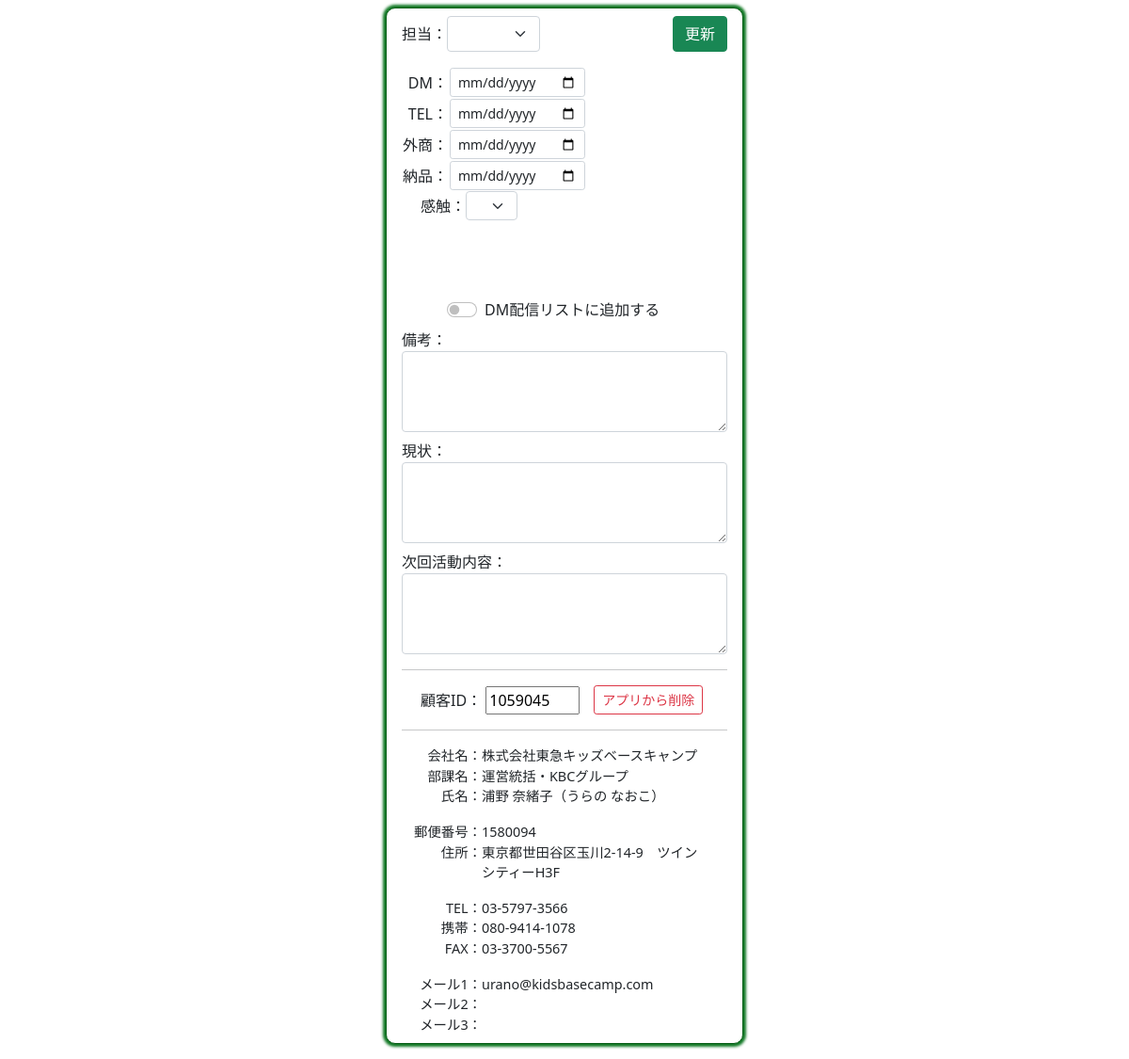
Screenshot of /right/2573/ with the database file from the repository.
### houjin/models.py (models this page shows, shortened)
class Customer(models.Model):
    cus_id=models.CharField("顧客ID",max_length=10,null=True,blank=True)
    sei=models.CharField("姓",max_length=10,null=True,blank=True)
    mei=models.CharField("名",max_length=10,null=True,blank=True)
    sei_kana=models.CharField("姓かな",max_length=10,null=True,blank=True)
    mei_kana=models.CharField("名かな",max_length=10,null=True,blank=True)
    mail1=models.EmailField("メール1",null=True,blank=True)
    mail2=models.EmailField("メール2",null=True,blank=True)
    mail3=models.EmailField("メール3",null=True,blank=True)
    yubin=models.CharField("郵便番号",max_length=10,null=True,blank=True)
    adress=models.CharField("住所",max_length=100,null=True,blank=True)
    pref=models.CharField("都道府県",max_length=10,null=True,blank=True)
    city=models.CharField("市区町村",max_length=50,null=True,blank=True)
    banchi=models.CharField("番地",max_length=50,null=True,blank=True)
    build=models.CharField("建物",max_length=50,null=True,blank=True)
    com=models.CharField("会社",max_length=50,null=True,blank=True)
    busho=models.CharField("部署",max_length=50,null=True,blank=True)
    tel=models.CharField("電話",max_length=20,null=True,blank=True)
    mob=models.CharField("携帯",max_length=20,null=True,blank=True)
    fax=models.CharField("FAX",max_length=20,null=True,blank=True)
    toroku=models.CharField("登録日",max_length=10,null=True,blank=True)
    kensu=models.IntegerField("件数",null=True,blank=True)
    money=models.IntegerField("金額",null=True,blank=True)
    tantou=models.IntegerField("担当",default=0)
    dm_day=models.CharField("DM",max_length=10,blank=True,default="")
    tel_day=models.CharField("TEL",max_length=10,blank=True,default="")
    gaisho_day=models.CharField("外商",max_length=10,blank=True,default="")
    nouhin_day=models.CharField("納品",max_length=10,blank=True,default="")
    dm_check=models.BooleanField("DMリスト",default=False)
    kanshoku=models.IntegerField("感触",default=0)
    bikou=models.TextField("備考",blank=True,default="")
    bikou2=models.TextField("備考2",blank=True,default="")
    bikou3=models.TextField("備考3",blank=True,default="")

### houjin/views.py (the view)
# urls.py: path('right/<int:pk>/', right1, name="right1"),
def right1(request,pk):
    if request.method=="POST":
        ins=Customer.objects.get(pk=pk)
        form=Right_form(request.POST,instance=ins)
        form.save()
        return redirect("houjin:left")
    else:
        ins=Customer.objects.get(pk=pk)
        cus=Customer.objects.filter(pk=pk)
        form=Right_form(instance=ins)
        sell=Sell.objects.filter(sell_cus_id = ins.cus_id).order_by("sell_mon")
        return render(request,"houjin/right.html",{"form":form,"cus":cus,"sell":sell})

### houjin/templates/houjin/right.html (shortened to what this page needs)
{% load humanize %}
{% load static %}
<!DOCTYPE html>
<html lang="ja">
<head>
    <link href="https://cdn.jsdelivr.net/npm/bootstrap@5.0.2/dist/css/bootstrap.min.css" rel="stylesheet">
</head>
<body>
    <div class="main mb-4">
        <div>
            <form action="" method="post" target="ifr1">{% csrf_token %}
                <div class="class1">
                    <div class="class1" style="width: 50%;" align="left">
                        <div>担当：</div>
                        <div>{{form.tantou}}</div>
                    </div>
                    <div style="width: 50%;" align="right" >
                        <button type="submit" class="btn btn-success">更新</button>
                    </div>
                </div>
                <div class="data mt-3">
                    <div>
                        <table>
                            <tr>
                                <td style="text-align: right;">DM：</td>
                                <td>{{form.dm_day}}</td>
                            </tr>
                            <tr>
                                <td style="text-align: right;">TEL：</td>
                                <td>{{form.tel_day}}</td>
                            </tr>
                            <tr>
                                <td>外商：</td>
                                <td>{{form.gaisho_day}}</td>
                            </tr>
                            <tr>
                                <td>納品：</td>
                                <td>{{form.nouhin_day}}</td>
                            </tr>
                        </table>
                    </div>
                    <div style="margin-left: 20px;">
                        <div class="class1">
                            <div>感触：</div>
                            <div>{{form.kanshoku}}</div>
                        </div>
                        <div class="kanshoku_detail class1" id="kanshoku_detail" style="font-size: 90%; padding: 0.2em;">
                        </div>
                    </div>
                </div>
                <div class="form-check form-switch mt-3" style="margin-left: 3em;">
                    {{form.dm_check}}
                    <label class="form-check-label" for="dm_send">DM配信リストに追加する</label>
                </div>
                <div class="mt-2" >
                    <div>備考：</div>
                    <div>{{form.bikou}}</div>
                </div>
                <div class="mt-2" >
                    <div>現状：</div>
                    <div>{{form.bikou2}}</div>
                </div>
                <div class="mt-2" >
                    <div>次回活動内容：</div>
                    <div>{{form.bikou3}}</div>
                </div>
            </form>
        </div>
        {% for i in cus %}
            <hr>
            <form action="{% url 'houjin:delete' %}" method="post" target="_top">{% csrf_token %}
                <div class="class1 mt-3">
                    <div style="margin-left: 20px;">
                        <label for="cus_id">顧客ID：</label>
                        <input type="text" name="cus_id" id="cus_id" value="{{i.cus_id}}" style="width: 100px;" readonly>
                    </div>
                    <div style="margin-left: 15px;">
                        <button type="submit" class="btn btn-outline-danger btn-sm" onclick="return confirm('本当に削除しますか？')">アプリから削除</button>
                    </div>
                </div>
            </form>
            <hr>
            <div style="font-size: 0.9em;">
                <div class="data">
                    <div class="name">会社名：</div>
                    {% if i.com %}
                        <div class="data-code">{{i.com}}</div>
                    {% endif %}
                </div>
                <div class="data">
                    <div class="name">部課名：</div>
                    {% if i.com %}
                    <div class="data-code">{{i.busho}}</div>
                    {% endif %}
                </div>
                <div class="data">
                    <div class="name">氏名：</div>
                    {% if i.com %}
                    <div class="data-code">{{i.sei}} {{i.mei}}（{{i.sei_kana}} {{i.mei_kana}}）</div>
                    {% endif %}
                </div>
                <div class="data mt-3">
                    <div class="name">郵便番号：</div>
                    {% if i.com %}
                        <div class="data-code">{{i.yubin}}</div>
                    {% endif %}
                </div>
                <div class="data">
                    <div class="name">住所：</div>
                    {% if i.com %}
                        <div class="data-code">{{i.pref}}{{i.city}}{{i.banchi}}{{i.build}}</div>
                    {% endif %}
                </div>
                <div class="data mt-3">
                    <div class="name">TEL：</div>
                    {% if i.com %}
                        <div class="data-code">{{i.tel}}</div>
                    {% endif %}
                </div>
                <div class="data">
                    <div class="name">携帯：</div>
                    {% if i.com %}
                        <div class="data-code">{{i.mob}}</div>
                    {% endif %}
                </div>
                <div class="data">
                    <div class="name">FAX：</div>
                    {% if i.com %}
                        <div class="data-code">{{i.fax}}</div>
                    {% endif %}
                </div>
                <div class="data mt-3">
                    <div class="name">メール1：</div>
                    {% if i.com %}
                        <div class="data-code">{{i.mail1}}</div>
                    {% endif %}
                </div>
                <div class="data">
                    <div class="name">メール2：</div>
                    {% if i.com %}
                        <div class="data-code">{{i.mail2}}</div>
                    {% endif %}
                </div>
                <div class="data">
                    <div class="name">メール3：</div>
                    {% if i.com %}
                        <div class="data-code">{{i.mail3}}</div>
                    {% endif %}
                </div>
            </div>
        {% endfor %}
    </div>
</body>
</html>

### houjin/templates/houjin/right.html (style rules this page uses)
.class1 { display: flex; flex-direction: row; align-items: center; }
.main { padding: 0.5em 1em; margin: 0 auto; margin-top: 0.5em; background: #FFF; border: solid 1px #0b5f1a; border-radius: 10px; box-shadow: 0 1px 1px rgba(0, 0, 0, 0.22); width: 380px; box-shadow: 0 0 3px 3px #0e7722; }
.data { display: flex; flex-wrap: wrap; }
.name { width: 85px; text-align: right; }
.data-code { width: calc(340px - 100px); }
.kanshoku_detail { margin-top: 0.5em; width: 135px; height: 60px; }

### rows the page displays
Customer: cus_id "1059045", com "株式会社東急キッズベースキャンプ", busho "運営統括・KBCグループ", sei "浦野", mei "奈緒子", sei_kana "うらの", mei_kana "なおこ", yubin "1580094", pref "東京都", city "世田谷区玉川", banchi "2-14-9 ツインシティーH3F", tel "03-5797-3566", mob "080-9414-1078", fax "03-3700-5567", mail1 "urano@kidsbasecamp.com"
